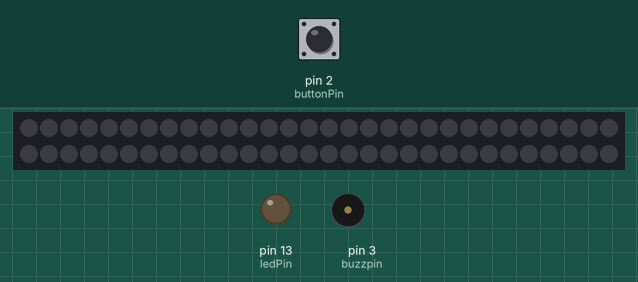
This sketch was run on a simulated Arduino Uno, built with avr-gcc and run on an emulated ATmega328P. On the bench: 60 RGB LEDs in strip order, left to right, continuing on the next row, output pins drawn as LEDs (lit = HIGH), buzzer (waves = sounding, pin HIGH). The inputs (shaded band) are chosen by the test bench; at power-on: pin 2 (buttonPin) HIGH. Dim RGB values are drawn brighter than linear.

Above: at 1.2 s.
1.3 s: pin 2 (buttonPin) pulled LOW for 0.15 s
At 2.5 s:
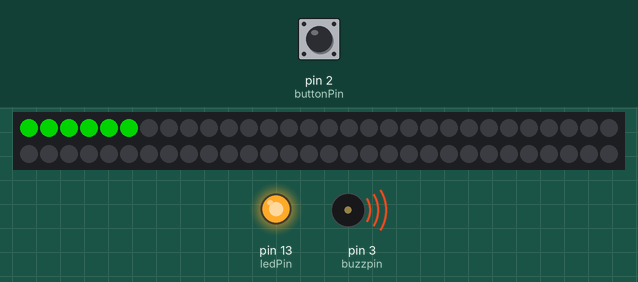
2.9 s: pin 2 (buttonPin) pulled LOW for 1 s
At 5.0 s:
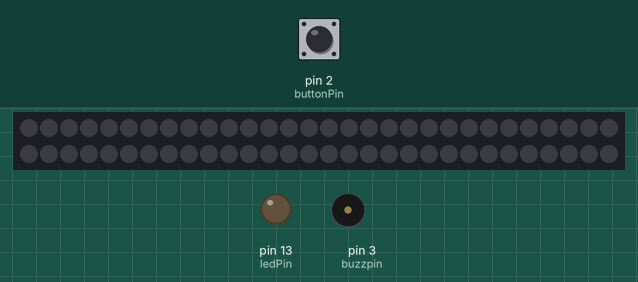
5.4 s: pin 2 (buttonPin) pulled LOW for 3.2 s
At 9.8 s:
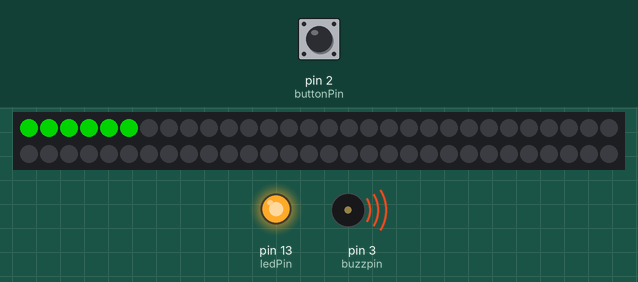
Timing chart, 0 to 11.3 s (numbered marks = the images above; inputs shaded):
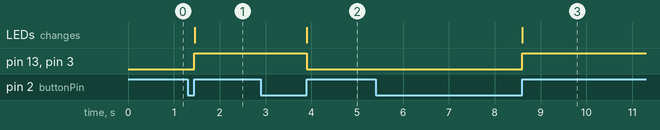

The sketch:

buttonneopixeltest.ino
```cpp
#include <Adafruit_NeoPixel.h>

#define PIN 5

// Parameter 1 = number of pixels in strip
// Parameter 2 = Arduino pin number (most are valid)
// Parameter 3 = pixel type flags, add together as needed:
//   NEO_KHZ800  800 KHz bitstream (most NeoPixel products w/WS2812 LEDs)
//   NEO_KHZ400  400 KHz (classic 'v1' (not v2) FLORA pixels, WS2811 drivers)
//   NEO_GRB     Pixels are wired for GRB bitstream (most NeoPixel products)
//   NEO_RGB     Pixels are wired for RGB bitstream (v1 FLORA pixels, not v2)
Adafruit_NeoPixel strip = Adafruit_NeoPixel(60, PIN, NEO_GRB + NEO_KHZ800);

// IMPORTANT: To reduce NeoPixel burnout risk, add 1000 uF capacitor across
// pixel power leads, add 300 - 500 Ohm resistor on first pixel's data input
// and minimize distance between Arduino and first pixel.  Avoid connecting
// on a live circuit...if you must, connect GND first.

const int buttonPin = 2;     // the number of the pushbutton pin
const int ledPin =  13;      // the number of the LED pin
const int buzzpin = 3;

int buttonState = HIGH;  // current reading from the button
int activityLevel = 6;

int previous = HIGH;    // the previous reading from the input pin
int state = HIGH;

// the follow variables are long's because the time, measured in miliseconds,
// will quickly become a bigger number than can be stored in an int.
long time = 0;         // the last time the output pin was toggled
long debounce = 200;   // the debounce time, increase if the output flickers

void setup()
{
  strip.begin();
  strip.show(); // Initialize all pixels to 'off'

  // initialize the LED pin as an output:
  pinMode(ledPin, OUTPUT);
  // initialize the pushbutton pin as an input:
  pinMode(buttonPin, INPUT);
  // pull up resistor
  digitalWrite(buttonPin, HIGH);
  pinMode(buzzpin, OUTPUT);

}

void loop()
{
  buttonState = digitalRead(buttonPin);

  // debounce + toggle
  if (buttonState == HIGH && previous == LOW && millis() - time > debounce)
  {
    if (state == HIGH)
    {
          // turn LED on:
      digitalWrite(ledPin, HIGH);
      digitalWrite(buzzpin, HIGH);

      for (int i = 0 ; i < activityLevel; i++)
      {
        strip.setPixelColor(i, strip.Color(0,127,0));
      }
      for (int i = activityLevel ; i < strip.numPixels(); i++)
      {
        strip.setPixelColor(i, strip.Color(0,0,0));
      }

      strip.show();

      state = LOW; // toggle
    }
    else
    {
      // turn LED off:
      digitalWrite(ledPin, LOW);
      digitalWrite(buzzpin, LOW);

      for (int i = 0 ; i < strip.numPixels(); i++)
      {
         strip.setPixelColor(i, strip.Color(0,0,0));
       }
        strip.show();

      state = HIGH; // toggle
    }

    time = millis();
  }

  previous = buttonState;
}
```

Measured:
- after the input at 1.3 s, pin 13 (ledPin), pin 3 (buzzpin): LOW → HIGH after 0.15 s; the LEDs: change after 0.15 s (image 1)
- after the input at 2.9 s, pin 13 (ledPin), pin 3 (buzzpin): HIGH → LOW after 1.0 s; the LEDs: change after 1.0 s (image 2)
- after the input at 5.4 s, pin 13 (ledPin), pin 3 (buzzpin): LOW → HIGH after 3.2 s; the LEDs: change after 3.2 s (image 3)
